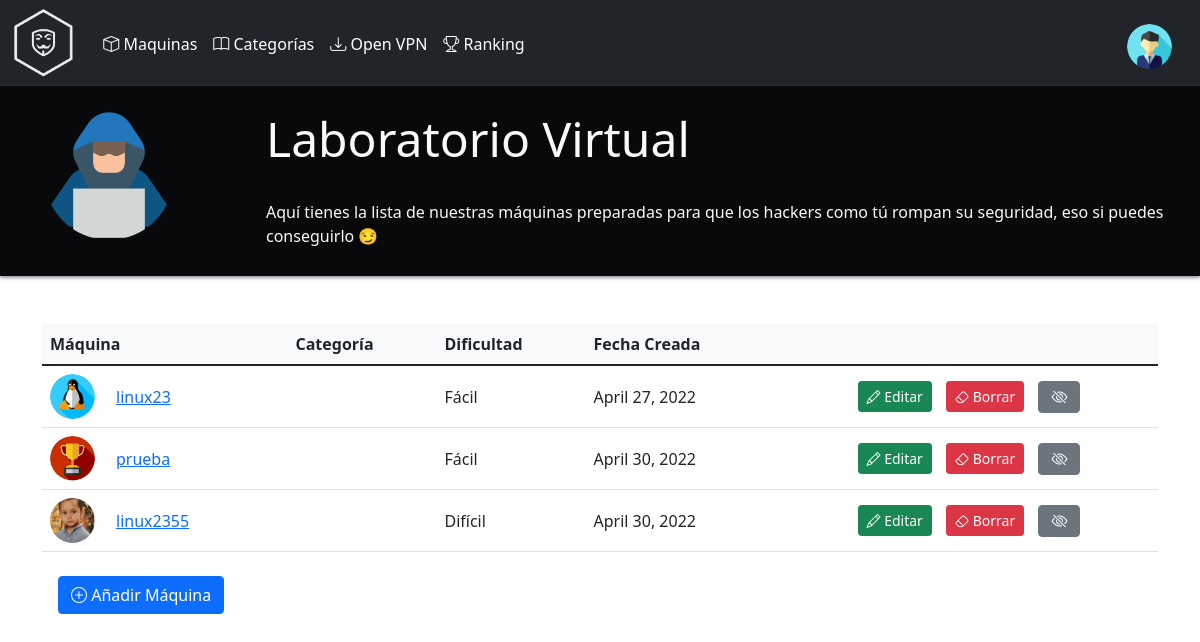
The app's page /maquinas/ (signed in), older data.
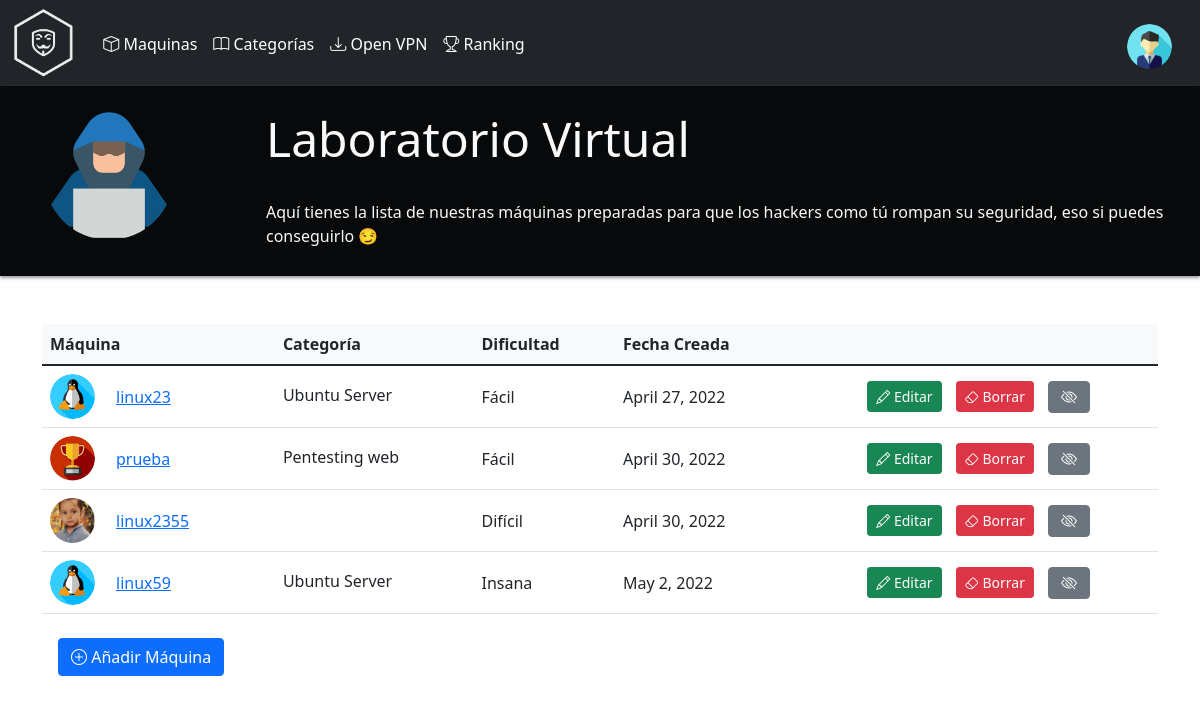
The same page, newer data.
### accounts/models.py (models this page shows, shortened)
class Maquina(models.Model):
    DIFICULTAD = [
        ('Fácil', 'Fácil'),
        ('Media', 'Media'),
        ('Difícil', 'Difífil'),
        ('Insana', 'Insana'),
    ]
    nombre_maquina = models.CharField(max_length=30, null=True, unique=True)
    dificultad = models.CharField(max_length=30, null=True, choices = DIFICULTAD)
    categoria = models.ForeignKey('Category', on_delete=models.SET_NULL, null=True)
    descripcion = models.CharField(max_length=1000, null=True)
    ip = models.GenericIPAddressField(null = True)
    dia_creada = models.DateTimeField(auto_now_add=True, null=True)
    user_flag = models.CharField(max_length=30,null=True)
    root_flag = models.CharField(max_length=30, null=True)
    image_machine = models.ImageField(default='images/machineImages/linuxLogo.png',upload_to='images/machineImages/')
    activa= models.BooleanField(default=True)

class Category(models.Model):
    nombre = models.CharField(max_length=40, null=True)
    dia_creada = models.DateTimeField(auto_now_add=True, null=True)

### accounts/views.py (the view)
# urls.py: path('maquinas/', views.maquinas, name="maquinas"),
@login_required(login_url='login')
def maquinas(request, nombre_maquina_url=None):
    maquinas = Maquina.objects.all()
    current_user = request.user
    alumnoBD = Alumno.objects.get(user=current_user)
    lista_vacia = []
    individualUserFlag = False
    individualRootFlag= False
    individualCompleted= False
    acceso = []
    if nombre_maquina_url != None: #si se le pasa como argumento el nombre de la maquina
        maquina_individual = Maquina.objects.get(nombre_maquina=nombre_maquina_url) 	#esto quiere decir que a la url se le pasa la clave primaria de la maquina
        usersInside = Acceso.objects.filter(maquinaA=maquina_individual).count() #usuarios que han accedido a la maquina
        usersUserFlag = Acceso.objects.filter(maquinaA=maquina_individual, user_flag=True).count() #usuario que ha accedido a la maquina y que está loggeado
        usersRootFlag = Acceso.objects.filter(maquinaA=maquina_individual, root_flag=True).count() #usuario que ha accedido a la maquina y que es root
        if Acceso.objects.filter(alumnoA=current_user, maquinaA=maquina_individual).exists(): #esto lo hacemos para evitar errores
            acceso = Acceso.objects.get(alumnoA=current_user, maquinaA=maquina_individual)
        else:
            pass
        if request.method == 'POST':
            flagUserInput = request.POST.get('flagUserInput')
            flagRootInput = request.POST.get('flagRootInput')
            urlMachine = '/maquinas/'
            urlMachine += nombre_maquina_url
            if request.POST.get('restart') != None and maquina_individual.activa: #si se ha pulsado el botón de reinciar
                comandReset = 'vboxmanage controlvm' + ' ' + nombre_maquina_url + ' ' + 'reset'
                os.system(comandReset)
                comandReset = "ssh jaime@192.168.1.136 'vboxmanage controlvm" + ' ' + nombre_maquina_url + ' ' + "reset'"
                print(comandReset)
                messages.success(request, 'El reto se está reiniciando, espera unos minutos a que se desplieguen todos los servicios')
            elif flagUserInput == maquina_individual.user_flag and maquina_individual.activa:
                if acceso.user_flag == True:
                    messages.warning(request, 'Ya conseguiste esta flag')
                else:
                    acceso.user_flag = True
                    acceso.save()
                    alumnoBD.points += 50
                    alumnoBD.save()
                    if acceso.completed == False and acceso.user_flag == True and acceso.root_flag == True: #comprobamos si al meter la flag ha completado ya la maquina
                        acceso.completed = True
                        actualDate = timezone.now()
                        print(actualDate)
                        acceso.finish_date = actualDate
                        rest = actualDate - acceso.accesed_date
                        rest = actualDate - acceso.accesed_date
                        print(rest)
                        rest = str(rest)
                        rest = rest.split(':')
                        rest[2] = float(rest[2])
                        rest[2]= f'{rest[2]:.0f}'
                        if int(rest[0]) >= 1:
                            acceso.days_to_finish = int(rest[0])
                        if int(rest[1]) >= 1:
                            acceso.hours_to_finish = int(rest[1])
                        if int(rest[2]) >= 1:
                            acceso.minutes_to_finish = int(rest[2])
                        acceso.save()
                        alumnoBD.points += 50
                        alumnoBD.save()
                        messages.success(request, '¡Enhorabuena, has completado el reto +100 puntos!')
                    else:
                        messages.success(request, '¡Genial has acertado, +50 puntos!')
            elif flagRootInput == maquina_individual.root_flag and maquina_individual.activa:
                acceso = Acceso.objects.get(alumnoA=current_user, maquinaA=maquina_individual)
                if acceso.root_flag == True:
                    messages.warning(request, 'Ya conseguiste esta flag')
                else:
                    acceso.root_flag = True
                    acceso.save()
                    alumnoBD.points += 50
                    alumnoBD.save()
                    if acceso.completed == False and acceso.user_flag == True and acceso.root_flag == True:
                        acceso.completed = True
                        actualDate = timezone.now()
                        acceso.finish_date = actualDate
                        rest = actualDate - acceso.accesed_date
                        print(rest)
                        rest = str(rest)
                        rest = rest.split(':')
                        rest[2] = float(rest[2])
                        rest[2]= f'{rest[2]:.0f}'
                        if int(rest[0]) >= 1:
                            acceso.days_to_finish = int(rest[0])
                        if int(rest[1]) >= 1:
                            acceso.hours_to_finish = int(rest[1])
                        if int(rest[2]) >= 1:
                            acceso.minutes_to_finish = int(rest[2])
                        acceso.save()
                        alumnoBD.points += 50
                        alumnoBD.save()
                        messages.success(request, '¡Enhorabuena, has completado el reto +100 puntos!')
                    else:
                        messages.success(request, '¡Genial has acertado, +50 puntos!')
            else:
                messages.warning(request, 'La flag es incorrecta')
        if Acceso.objects.filter(alumnoA=current_user, maquinaA=maquina_individual).exists():
            acceso = Acceso.objects.get(alumnoA=current_user, maquinaA=maquina_individual)
            individualUserFlag = acceso.user_flag # le pasamos la user_flag y root_flag del usuario para comprobar si la ha completado ya o no
            individualRootFlag = acceso.root_flag
            individualCompleted = acceso.completed #le pasamos el valor completed del usuario para comprobar si ha completado ya o no la maquina
        else:
            pass
        context = {'lista_maquinas':lista_vacia, 'maquina_individual':maquina_individual, 'usersInside':usersInside, 'usersUserFlag':usersUserFlag, 'usersRootFlag':usersRootFlag, 'individualUserFlag':individualUserFlag, 'individualRootFlag':individualRootFlag, 'individualCompleted':individualCompleted, 'acceso':acceso}
        render(request, 'accounts/maquinas.html',context)
    else: #si no se le pasa ninguna maquina se muestran todas las maquinas
        context = {'lista_maquinas':maquinas} 						#este es el diccionario que le pasamos a la url
    return render(request, 'accounts/maquinas.html',context)

### accounts/templates/accounts/maquinas.html (shortened to what the changed rows need)
{%  extends 'accounts/main.html' %}
{% load static %}
{% block content %}
    {% if lista_maquinas %}
    <div class="container-fluid p-4" id="rowTopOpenvpn">
        <div class="row gy-4 me-5">
            <h1 class="display-5  text-light" id="openvpnTitle">Laboratorio Virtual</h1>
        </div>
    </div>
    <br>
        <main role="main" class="container" >
            <div class="row">
                <div class="col">
                    <div class="row">
                        <div class="col-md">
                            <br/>
                            <table class="table align-middle mb-0 bg-white">
                                <thead class="bg-light">
                                    <tr>
                                        <th>Máquina</th>
                                        <th>Categoría</th>
                                        <th>Dificultad</th>
                                        <th>Fecha Creada</th>
                                        <th></th>
                                    </tr>
                                <tbody>
                                    {% if request.user.is_staff%}
                                        {% for i in lista_maquinas %}
                                            <tr>
                                                <td>
                                                <div class="d-flex align-items-center">
                                                    <img src="{{i.image_machine.url}}" alt="" style="width: 45px; height: 45px; object-fit: cover;" class="rounded-circle"/>
                                                    <div class="ms-3">
                                                    <a href="{% url 'maquinas' i.nombre_maquina %}" class="link-primary fw-normal mb-1" style="margin-left:5px" > {{i.nombre_maquina}} </a>
                                                    </div>
                                                </div>
                                                </td>
                                                <td>
                                                    <p class="fw-normal mb-1">{{i.categoria.nombre}}</p>
                                                </td>
                                                <td>
                                                    {{i.dificultad}}
                                                </td>
                                                <td>
                                                    {{i.dia_creada|date}}
                                                </td>
                                                <td class="text-center">
                                                    <a href="{% url 'editMachine' i.nombre_maquina %}" class="btn btn-success btn-sm"> <i class="bi bi-pencil"></i> Editar </a>
                                                    <a href="{% url 'deleteMachine' i.nombre_maquina %}" class="btn btn-danger btn-sm" style="margin-left:10px" ><i class="bi bi-eraser"></i> Borrar </a>
                                                    {% if i.activa %}
                                                        <a href="{% url 'visibleMachine' i.nombre_maquina %}" class="btn btn-secondary" style="margin-left:10px; padding-top: 3px; padding-bottom: 3px;" ><i class="bi bi-eye-slash"></i></a>
                                                    {% else %}
                                                        <a href="{% url 'visibleMachine' i.nombre_maquina %}" class="btn btn-secondary" style="margin-left:10px; padding-top: 3px; padding-bottom: 3px;" ><i class="bi bi-eye"></i></a>
                                                    {% endif %}
                                                </td>
                                            </tr>
                                        {% endfor %}
                                    {% endif %}
                                </tbody>
                            </table>
                        </div>
                    </div>
                </div>
            </div>
            <br>
        </main>
    {% endif %}
{% endblock content %}

Row changes from the older to the newer data that the page shows:
changed Maquina "linux23": categoria.nombre (not shown) → "Ubuntu Server"
changed Maquina "prueba": categoria.nombre (not shown) → "Pentesting web"
added Maquina: image_machine (picture), nombre_maquina "linux59", categoria.nombre "Ubuntu Server", dificultad "Insana", dia_creada "May 2, 2022", activa True (drawn)
